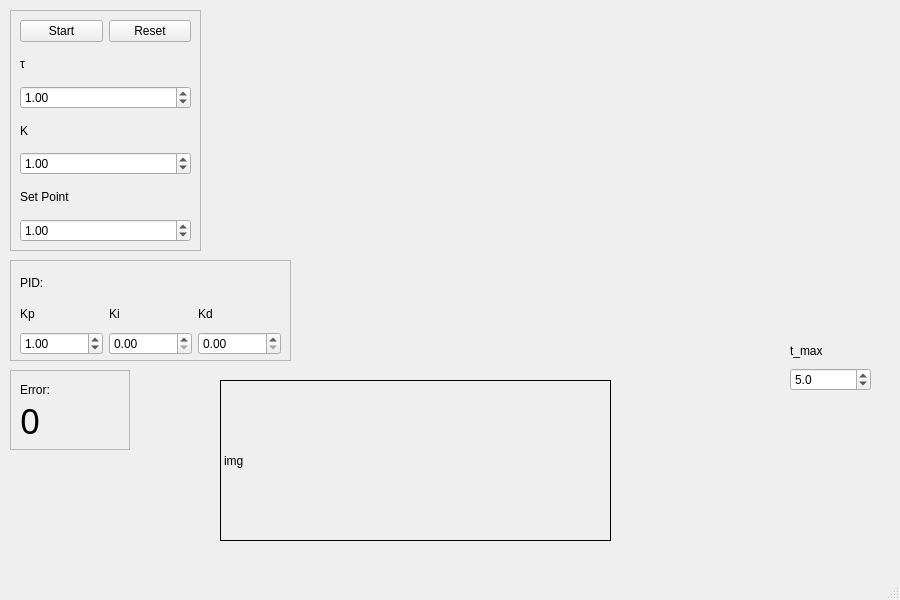
<?xml version="1.0" encoding="UTF-8"?>
<ui version="4.0">
 <class>MainWindow</class>
 <widget class="QMainWindow" name="MainWindow">
  <property name="geometry">
   <rect>
    <x>0</x>
    <y>0</y>
    <width>900</width>
    <height>600</height>
   </rect>
  </property>
  <property name="minimumSize">
   <size>
    <width>900</width>
    <height>600</height>
   </size>
  </property>
  <property name="maximumSize">
   <size>
    <width>900</width>
    <height>600</height>
   </size>
  </property>
  <property name="windowTitle">
   <string>PID Simulator</string>
  </property>
  <widget class="QWidget" name="centralwidget">
   <widget class="QCustomPlot" name="customPlot" native="true">
    <property name="geometry">
     <rect>
      <x>300</x>
      <y>10</y>
      <width>571</width>
      <height>321</height>
     </rect>
    </property>
   </widget>
   <widget class="QLabel" name="lblEquation">
    <property name="geometry">
     <rect>
      <x>220</x>
      <y>380</y>
      <width>391</width>
      <height>161</height>
     </rect>
    </property>
    <property name="minimumSize">
     <size>
      <width>200</width>
      <height>80</height>
     </size>
    </property>
    <property name="frameShape">
     <enum>QFrame::Shape::Panel</enum>
    </property>
    <property name="frameShadow">
     <enum>QFrame::Shadow::Plain</enum>
    </property>
    <property name="text">
     <string>img</string>
    </property>
   </widget>
   <widget class="QWidget" name="verticalLayoutWidget_2">
    <property name="geometry">
     <rect>
      <x>790</x>
      <y>340</y>
      <width>81</width>
      <height>51</height>
     </rect>
    </property>
    <layout class="QVBoxLayout" name="verticalLayout_2">
     <item>
      <widget class="QLabel" name="label_7">
       <property name="text">
        <string>t_max</string>
       </property>
      </widget>
     </item>
     <item>
      <widget class="QDoubleSpinBox" name="spinMaxTime">
       <property name="decimals">
        <number>1</number>
       </property>
       <property name="minimum">
        <double>0.100000000000000</double>
       </property>
       <property name="value">
        <double>5.000000000000000</double>
       </property>
      </widget>
     </item>
    </layout>
   </widget>
   <widget class="QFrame" name="frame">
    <property name="geometry">
     <rect>
      <x>10</x>
      <y>10</y>
      <width>191</width>
      <height>241</height>
     </rect>
    </property>
    <property name="frameShape">
     <enum>QFrame::Shape::StyledPanel</enum>
    </property>
    <property name="frameShadow">
     <enum>QFrame::Shadow::Raised</enum>
    </property>
    <widget class="QWidget" name="verticalLayoutWidget">
     <property name="geometry">
      <rect>
       <x>10</x>
       <y>10</y>
       <width>171</width>
       <height>222</height>
      </rect>
     </property>
     <layout class="QVBoxLayout" name="layout">
      <item>
       <layout class="QHBoxLayout" name="horizontalLayout">
        <item>
         <widget class="QPushButton" name="btnStart">
          <property name="text">
           <string>Start</string>
          </property>
         </widget>
        </item>
        <item>
         <widget class="QPushButton" name="btnReset">
          <property name="text">
           <string>Reset</string>
          </property>
         </widget>
        </item>
       </layout>
      </item>
      <item>
       <widget class="QLabel" name="label_6">
        <property name="font">
         <font>
          <bold>false</bold>
         </font>
        </property>
        <property name="text">
         <string>τ</string>
        </property>
       </widget>
      </item>
      <item>
       <widget class="QDoubleSpinBox" name="spinTau">
        <property name="singleStep">
         <double>0.100000000000000</double>
        </property>
        <property name="value">
         <double>1.000000000000000</double>
        </property>
       </widget>
      </item>
      <item>
       <widget class="QLabel" name="label_5">
        <property name="text">
         <string>K</string>
        </property>
       </widget>
      </item>
      <item>
       <widget class="QDoubleSpinBox" name="spinGain">
        <property name="singleStep">
         <double>0.100000000000000</double>
        </property>
        <property name="value">
         <double>1.000000000000000</double>
        </property>
       </widget>
      </item>
      <item>
       <widget class="QLabel" name="label_4">
        <property name="text">
         <string>Set Point</string>
        </property>
       </widget>
      </item>
      <item>
       <widget class="QDoubleSpinBox" name="spinSetpoint">
        <property name="singleStep">
         <double>0.100000000000000</double>
        </property>
        <property name="value">
         <double>1.000000000000000</double>
        </property>
       </widget>
      </item>
     </layout>
    </widget>
   </widget>
   <widget class="QFrame" name="frame_2">
    <property name="geometry">
     <rect>
      <x>10</x>
      <y>260</y>
      <width>281</width>
      <height>101</height>
     </rect>
    </property>
    <property name="frameShape">
     <enum>QFrame::Shape::StyledPanel</enum>
    </property>
    <property name="frameShadow">
     <enum>QFrame::Shadow::Raised</enum>
    </property>
    <widget class="QWidget" name="gridLayoutWidget">
     <property name="geometry">
      <rect>
       <x>10</x>
       <y>10</y>
       <width>261</width>
       <height>85</height>
      </rect>
     </property>
     <layout class="QGridLayout" name="gridLayout">
      <item row="1" column="0">
       <widget class="QLabel" name="label">
        <property name="text">
         <string>Kp</string>
        </property>
       </widget>
      </item>
      <item row="2" column="2">
       <widget class="QDoubleSpinBox" name="spinKd">
        <property name="singleStep">
         <double>0.100000000000000</double>
        </property>
       </widget>
      </item>
      <item row="1" column="2">
       <widget class="QLabel" name="label_3">
        <property name="text">
         <string>Kd</string>
        </property>
       </widget>
      </item>
      <item row="1" column="1">
       <widget class="QLabel" name="label_2">
        <property name="text">
         <string>Ki</string>
        </property>
       </widget>
      </item>
      <item row="2" column="0">
       <widget class="QDoubleSpinBox" name="spinKp">
        <property name="singleStep">
         <double>0.100000000000000</double>
        </property>
        <property name="value">
         <double>1.000000000000000</double>
        </property>
       </widget>
      </item>
      <item row="2" column="1">
       <widget class="QDoubleSpinBox" name="spinKi">
        <property name="singleStep">
         <double>0.100000000000000</double>
        </property>
       </widget>
      </item>
      <item row="0" column="0">
       <widget class="QLabel" name="label_9">
        <property name="text">
         <string>PID:</string>
        </property>
       </widget>
      </item>
     </layout>
    </widget>
   </widget>
   <widget class="QFrame" name="frame_3">
    <property name="geometry">
     <rect>
      <x>10</x>
      <y>370</y>
      <width>120</width>
      <height>80</height>
     </rect>
    </property>
    <property name="frameShape">
     <enum>QFrame::Shape::StyledPanel</enum>
    </property>
    <property name="frameShadow">
     <enum>QFrame::Shadow::Raised</enum>
    </property>
    <widget class="QLabel" name="label_8">
     <property name="geometry">
      <rect>
       <x>10</x>
       <y>10</y>
       <width>158</width>
       <height>20</height>
      </rect>
     </property>
     <property name="text">
      <string>Error:</string>
     </property>
    </widget>
    <widget class="QLabel" name="lblError">
     <property name="geometry">
      <rect>
       <x>10</x>
       <y>30</y>
       <width>101</width>
       <height>41</height>
      </rect>
     </property>
     <property name="font">
      <font>
       <family>Octicons Nerd Font</family>
       <pointsize>26</pointsize>
       <bold>false</bold>
      </font>
     </property>
     <property name="cursor">
      <cursorShape>ForbiddenCursor</cursorShape>
     </property>
     <property name="text">
      <string>0</string>
     </property>
    </widget>
   </widget>
  </widget>
  <widget class="QMenuBar" name="menubar">
   <property name="geometry">
    <rect>
     <x>0</x>
     <y>0</y>
     <width>900</width>
     <height>25</height>
    </rect>
   </property>
  </widget>
  <widget class="QStatusBar" name="statusbar"/>
 </widget>
 <customwidgets>
  <customwidget>
   <class>QCustomPlot</class>
   <extends>QWidget</extends>
   <header location="global">qcustomplot.h</header>
   <container>1</container>
  </customwidget>
 </customwidgets>
 <resources/>
 <connections/>
</ui>
